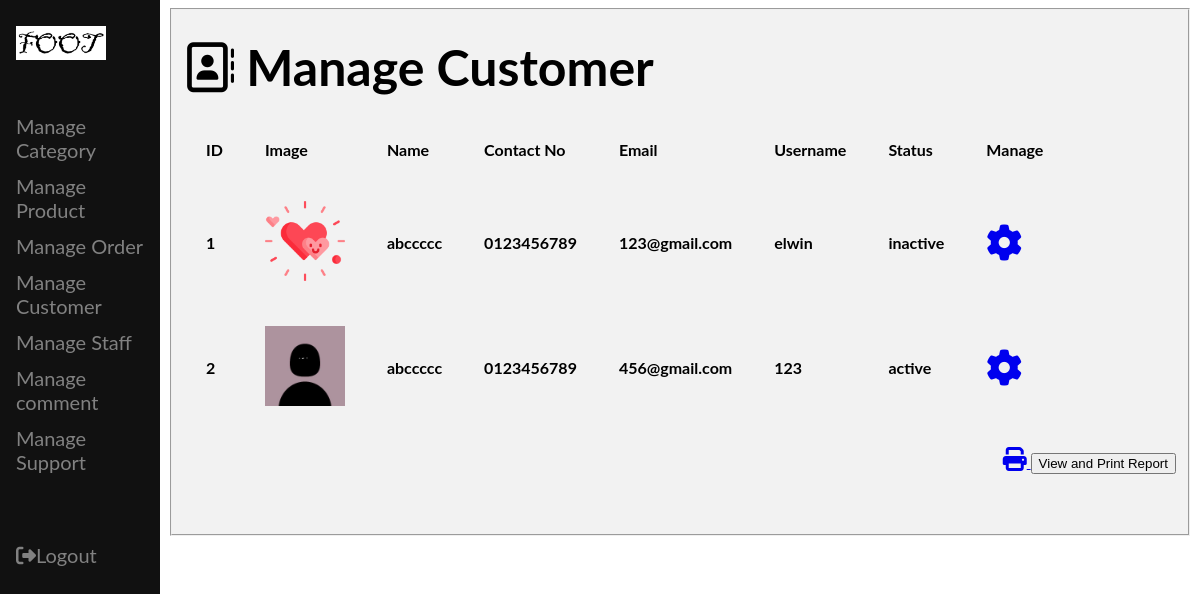
Page /manageuser.php on the committed database.
### tables this page shows
CREATE TABLE `user` (
  `user_id` int(100) NOT NULL,
  `full_name` varchar(50) NOT NULL,
  `contact_no` varchar(14) NOT NULL,
  `email_address` varchar(30) NOT NULL,
  `username` varchar(30) NOT NULL,
  `userpassword` varchar(30) NOT NULL,
  `confirm_password` varchar(30) NOT NULL,
  `image` varchar(100) NOT NULL,
  `status` varchar(10) NOT NULL
);

### manageuser.php (the view, shortened to what this page needs)
<?php
    include 'adminheader.php';
    include 'conn.php';
?>
<!DOCTYPE html>
<html lang="en">
<head>
</head>
<body>
<div id="wrapper">
<div class="middle">
    <fieldset>
    <?php
        $sql = "select * from user";
        $result = mysqli_query($conn,$sql);
        ?>
      <h1><i class="fa fa-address-book-o" style="font-size:50px"></i><b style="font-size: 50px;"> Manage Customer</b></h1>
      <table border="0px">
        <tr>
          <td>ID</td>
          <td>Image</td>
          <td>Name</td>
          <td>Contact No</td>
          <td>Email</td>
          <td>Username</td>
          <td>Status</td>
          <td>Manage</td>
        </tr>
        <?php
        while($row = mysqli_fetch_array($result))
        {
            ?>
        <tr>
          <td><?php echo $row["user_id"]; ?></td>
          <td><img class='img' src="<?php echo "image/".$row['image'];?>" ></td>
          <td><?php echo $row["full_name"];	?></td>
          <td><?php echo $row["contact_no"];?></td>
          <td><?php echo $row["email_address"];?></td>
          <td><?php echo $row["username"];?></td>
          <td><?php echo $row["status"];?></td>
          <td>
            <a href="editmanageuser.php?email=<?php echo $row['email_address'];?>" alt="update"><i class="fa fa-cog" style="font-size:36px"></i></a>
            </td>
        </tr>
            <?php
        }
		?>
      </table>
<p>
      <span class="left" ><a href="reportuser.php" alt="insert"> <i class='fas fa-print' style='font-size:24px'></i> <input type="button" value="View and Print Report"></span></p>
    </fieldset>
  </div>
</div>
</body>
</html>

### adminheader.php (shortened to what this page needs)
<!DOCTYPE html>
<html lang="en">
<head>
    <link rel="stylesheet" href="https://cdnjs.cloudflare.com/ajax/libs/font-awesome/4.7.0/css/font-awesome.min.css">
</head>
<body>
<div class="sidenav">
        <a href="#" class="center" ><img src="image/foot.png" alt="Shop Logo" width="90px"></a><br><br>
        <a href="#">Manage Category</a>
        <a href="admin_shoes.php">Manage Product</a>
        <a href="manageorder.php">Manage Order</a>
        <a href="manageuser.php">Manage Customer</a>
        <a href="managestaff.php">Manage Staff </a>
        <a href="managecomment.php">Manage comment </a>
        <a href="managecontactus.php">Manage Support </a>
        <br><br><br>
        <a href="adminlogout.php" alt="logout"><i class="fa fa-sign-out"></i>Logout</a>
</div>
</body>
</html>

### adminheader.php (style rules this page uses)
i { size: 20px; }
.center { color: white; }
body { font-family: "Lato", sans-serif; }
.sidenav { height: 100%; width: 160px; position: fixed; z-index: 1; top: 0; left: 0; background-color: #111; overflow-x: hidden; padding-top: 20px; }
.sidenav a { padding: 6px 8px 6px 16px; text-decoration: none; font-size: 20px; color: #818181; display: block; }

### manageuser.php (style rules this page uses)
fieldset { background-color: #f2f2f2; font-weight: bold; }
.middle { margin: auto; padding-left: 160px; }
.left { float: right; margin-bottom: 50px; }
td, th { text-align: left; padding: 20px; }
.img { width: 80px; }

### rows in the picture
user: user_id "1", image (picture), full_name "abccccc", contact_no "0123456789", email_address "123@gmail.com", username "elwin", status "inactive"
user: user_id "2", image (placeholder picture), full_name "abccccc", contact_no "0123456789", email_address "456@gmail.com", username "123", status "active"
